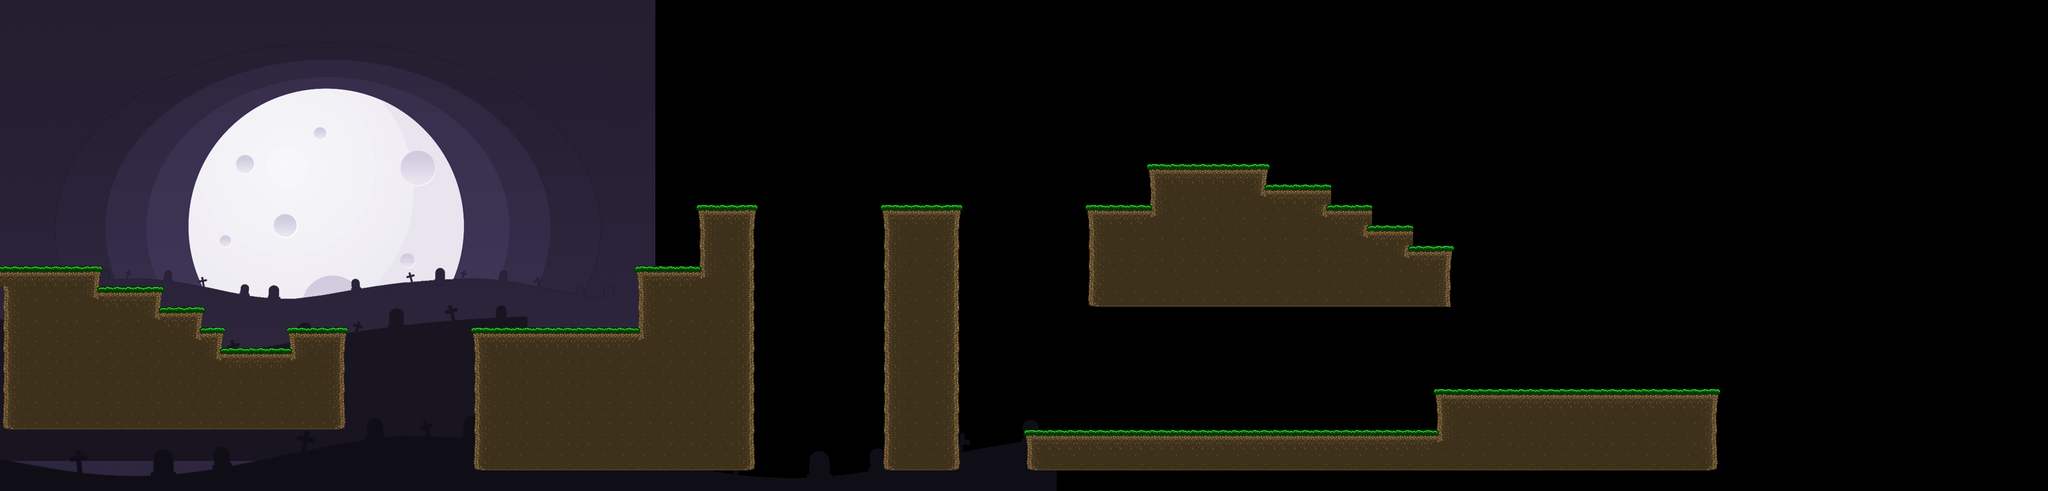

Below is a game level as drawn by its tile map, then a one-line description and the .tmx that defines it (tile-layer data replaced by summaries):
An orthogonal 100x24 tile map with 32x32 px tiles, 1 tile layer (Scenario), 4 image layers and 18 objects.

<map version="1.0" tiledversion="1.0.3" orientation="orthogonal" renderorder="right-down" width="100" height="24" tilewidth="32" tileheight="32" nextobjectid="27">
 <tileset firstgid="1" name="Metroidvania Tileset" tilewidth="32" tileheight="32" tilecount="64" columns="8">
  <image source="../assets/Metroidvania Tileset.png" width="256" height="256" />
  <terraintypes>
   <terrain name="Purple" tile="-1" />
  </terraintypes>
  <tile id="3" terrain=",,,0" />
  <tile id="4" terrain=",,0,0" />
  <tile id="5" terrain=",,0," />
  <tile id="6" terrain="0,0,0," />
  <tile id="7" terrain="0,0,,0" />
  <tile id="11" terrain=",0,,0" />
  <tile id="12" terrain="0,0,0,0" />
  <tile id="13" terrain="0,,0," />
  <tile id="14" terrain="0,,0,0" />
  <tile id="15" terrain=",0,0,0" />
  <tile id="19" terrain=",0,," />
  <tile id="20" terrain="0,0,," />
  <tile id="21" terrain="0,,," />
 </tileset>
 <imagelayer name="Parallax_1">
  <image source="../assets/Background_moon.png" width="1024" height="768" />
  <properties>
   <property name="speed" type="float" value="0" />
  </properties>
 </imagelayer>
 <imagelayer name="Parallax_2" offsetx="-60" offsety="375">
  <image source="../assets/Background_3.png" width="1024" height="249" />
  <properties>
   <property name="speed" type="float" value="0.15" />
  </properties>
 </imagelayer>
 <imagelayer name="Parallax_3" offsetx="-200" offsety="400">
  <image source="../assets/Background_2.png" width="1024" height="321" />
  <properties>
   <property name="speed" type="float" value="0.5" />
  </properties>
 </imagelayer>
 <imagelayer name="Parallax_4" offsetx="-400" offsety="450">
  <image source="../assets/Background_1.png" width="2051" height="395" />
  <properties>
   <property name="speed" type="float" value="1" />
  </properties>
 </imagelayer>
 <layer name="Scenario" width="100" height="24">
  <data>[2400 cells, 477 non-empty, 11 distinct tile ids]</data>
 </layer>
 <objectgroup name="Colliders">
  <object id="6" x="0" y="416" width="160" height="256" />
  <object id="7" x="160" y="448" width="96" height="224" />
  <object id="8" x="256" y="480" width="64" height="192" />
  <object id="9" x="320" y="512" width="32" height="160" />
  <object id="10" x="352" y="544" width="96" height="128" />
  <object id="11" x="448" y="512" width="96" height="160" />
  <object id="13" x="736" y="512" width="256" height="224" />
  <object id="14" x="992" y="416" width="96" height="320" />
  <object id="15" x="1088" y="320" width="96" height="416" />
  <object id="16" x="1376" y="320" width="128" height="416" />
  <object id="18" x="1792" y="256" width="192" height="224" />
  <object id="19" x="1696" y="320" width="96" height="160" />
  <object id="20" x="1984" y="288" width="96" height="192" />
  <object id="21" x="2080" y="320" width="64" height="160" />
  <object id="22" x="2144" y="352" width="64" height="128" />
  <object id="23" x="2208" y="384" width="64" height="96" />
  <object id="24" x="1600" y="672" width="640" height="64" />
  <object id="26" x="2240" y="608" width="448" height="128" />
 </objectgroup>
</map>
